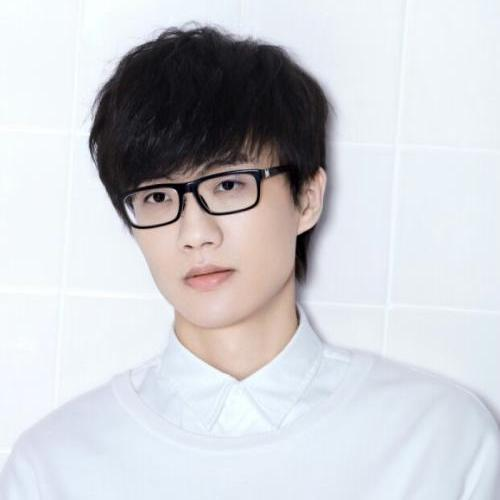
#> input picture source/source1.jpg, 500 x 500 px
$ python -i start.py   (imports and definitions only)   (Python 2 division)   (older library calls are emulated)
#> lines starting #> are read from the running program, lines starting #| are printed output that depends on the picture
# coding=utf-8

from PIL import Image,ImageDraw,ImageFont
import os
import cv2
import numpy as np
import random
import image2char,images2video,video2images
import sys
# [2 lines not run here, left out]

# 视频所在目录
videos_src_path = "./"
# 视频格式
video_formats = [".mp4", ".mov"]
# 帧图片保存根目录
frames_save_path = "./"
# 帧图片保存宽度
width = 544
# 帧图片保存高度
height = 960
# 帧图片截取间隔
time_interval = 3

# 图片的每个像素由原图片组成
# isColorful:是否彩色
# degree:彩色程度(1-5)
# isMiniPic:是否按位置生成所有的小图
# TODO: 可以考虑不裁切小图
# [258 lines left out: functions picFather, picWord, picWords, mergePic, pic1ShadePic2, reversePic and 1 more, not called in this run]

def start2():
	pic1ShadePic2("merge_item1.jpg","merge_item2.jpg","shade",100)
	images2video.pics2video("shade",(108,108))

# 融合两个视频
# [6 lines left out: function mergeVideo, not called in this run]


# 边缘检测
def findImageEdge(img_path):
#> called with img_path = 'source/source1.jpg'
    from PIL import Image, ImageFilter
    with open(img_path,'rb') as imgf:
        image_handler = Image.open(imgf)
#> image_handler is the input picture: PIL image 500x500 RGB; mean R, G, B 203.4, 204.6, 209.5
        # 边缘检测
        image_handler = image_handler.convert("L")
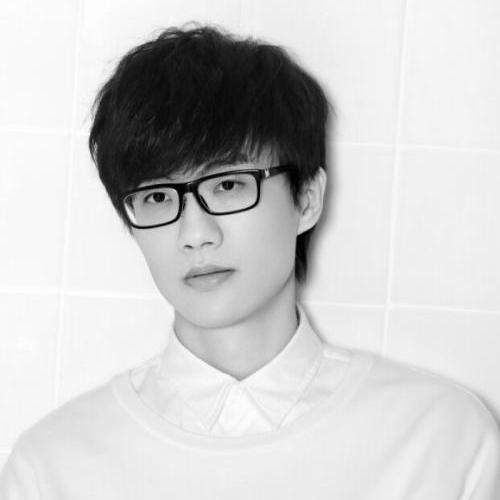
#> image_handler: PIL image 500x500 L; min 0, max 255, mean 204.9
        image_handler = image_handler.filter(ImageFilter.FIND_EDGES)
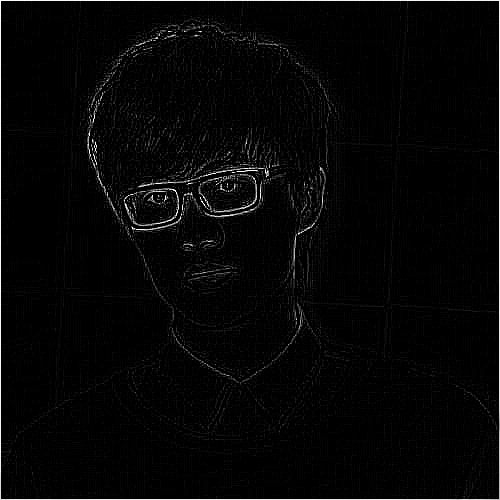
#> image_handler: PIL image 500x500 L; min 0, max 255, mean 6
		# 保存边缘检测的图
        # image_handler.save("edge.png")
	edge_width = image_handler.size[0]
#> edge_width = 500
	edge_height = image_handler.size[1]
#> edge_height = 500
	edge_image = image_handler.load()
	save_pic = Image.new('RGB',(edge_width,edge_height),color=(255,255,255))
#> save_pic: PIL image 500x500 RGB; every value is 255
	for i in range(edge_width):
		for j in range(edge_height):
			gray = edge_image[j,i]
			if gray > 50:
				print('[{},{}],'.format(j, i))
				save_pic.putpixel((j,i), (255, 0, 0))
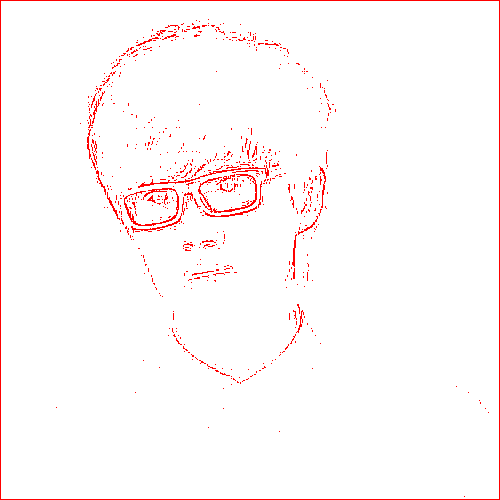
#> save_pic: PIL image 500x500 RGB; mean R, G, B 255, 249, 249
	save_pic.save('edge.png')


# [20 lines not run here, left out]
	# findImageEdge("source/source1.jpg")

>>> result = findImageEdge('source/source1.jpg')
